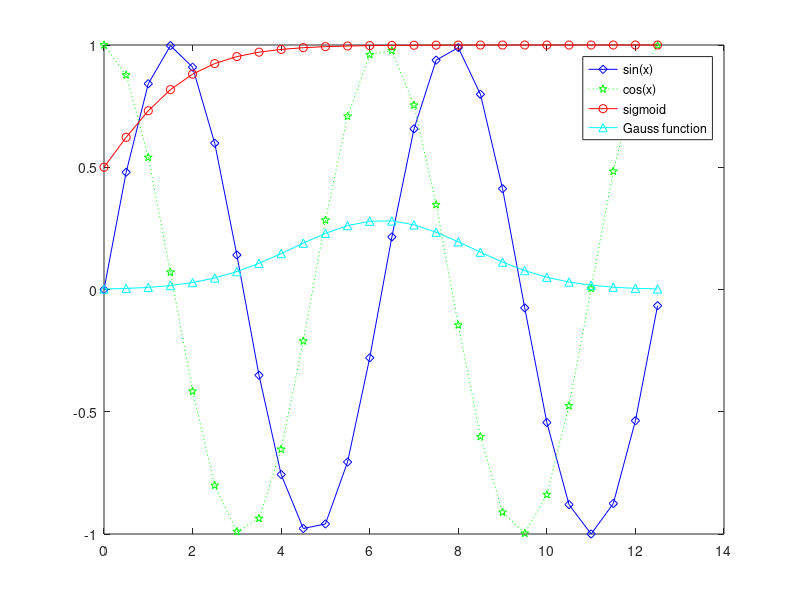

Here is the MATLAB script that generated this plot:
x = 0:0.5:4*pi;
y = sin(x); h=cos(x); w=1./(1+exp(-x));
g = (1/(2*pi*2)^0.5).*exp((-1.*(x-2*pi).^2)./(2*2^2));
plot(x,y,'bd-',x,h,'gp:',x,w,'ro-',x,g,'c^-');
legend('sin(x)','cos(x)','sigmoid','Gauss function');